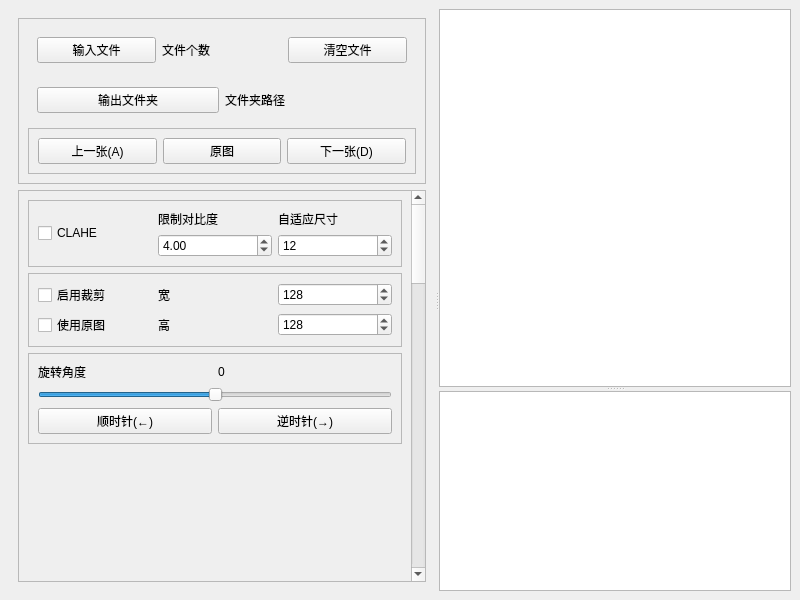
<?xml version="1.0" encoding="UTF-8"?>
<ui version="4.0">
 <class>MainWindow</class>
 <widget class="QMainWindow" name="MainWindow">
  <property name="geometry">
   <rect>
    <x>0</x>
    <y>0</y>
    <width>800</width>
    <height>600</height>
   </rect>
  </property>
  <property name="windowTitle">
   <string>图像处理工具</string>
  </property>
  <widget class="QWidget" name="centralwidget">
   <layout class="QGridLayout" name="gridLayout">
    <item row="0" column="0">
     <widget class="QSplitter" name="splitter_2">
      <property name="orientation">
       <enum>Qt::Horizontal</enum>
      </property>
      <widget class="QFrame" name="frame">
       <layout class="QVBoxLayout" name="verticalLayout_2">
        <item>
         <widget class="QFrame" name="frame">
          <property name="frameShape">
           <enum>QFrame::StyledPanel</enum>
          </property>
          <property name="frameShadow">
           <enum>QFrame::Raised</enum>
          </property>
          <layout class="QVBoxLayout" name="verticalLayout">
           <item>
            <widget class="QFrame" name="frame">
             <layout class="QHBoxLayout" name="horizontalLayout">
              <item>
               <widget class="QPushButton" name="btn_input">
                <property name="text">
                 <string>输入文件</string>
                </property>
               </widget>
              </item>
              <item>
               <widget class="QLabel" name="lb_input_nums">
                <property name="text">
                 <string>文件个数</string>
                </property>
               </widget>
              </item>
              <item>
               <widget class="QPushButton" name="btn_clearfiles">
                <property name="text">
                 <string>清空文件</string>
                </property>
               </widget>
              </item>
             </layout>
            </widget>
           </item>
           <item>
            <widget class="QFrame" name="frame">
             <layout class="QHBoxLayout" name="horizontalLayout_2">
              <item>
               <widget class="QPushButton" name="btn_output">
                <property name="text">
                 <string>输出文件夹</string>
                </property>
               </widget>
              </item>
              <item>
               <widget class="QLabel" name="lb_output_path">
                <property name="text">
                 <string>文件夹路径</string>
                </property>
               </widget>
              </item>
             </layout>
            </widget>
           </item>
           <item>
            <widget class="QFrame" name="frame_2">
             <property name="frameShape">
              <enum>QFrame::StyledPanel</enum>
             </property>
             <property name="frameShadow">
              <enum>QFrame::Raised</enum>
             </property>
             <layout class="QHBoxLayout" name="horizontalLayout_4">
              <item>
               <widget class="QPushButton" name="btn_last_image">
                <property name="text">
                 <string>上一张(A)</string>
                </property>
                <property name="shortcut">
                 <string>A</string>
                </property>
               </widget>
              </item>
              <item>
               <widget class="QPushButton" name="btn_origin">
                <property name="text">
                 <string>原图</string>
                </property>
               </widget>
              </item>
              <item>
               <widget class="QPushButton" name="btn_next_image">
                <property name="text">
                 <string>下一张(D)</string>
                </property>
                <property name="shortcut">
                 <string>D</string>
                </property>
               </widget>
              </item>
             </layout>
            </widget>
           </item>
          </layout>
         </widget>
        </item>
        <item>
         <widget class="QScrollArea" name="scrollArea">
          <property name="widgetResizable">
           <bool>true</bool>
          </property>
          <widget class="QWidget" name="scrollAreaWidgetContents">
           <property name="geometry">
            <rect>
             <x>0</x>
             <y>0</y>
             <width>385</width>
             <height>1800</height>
            </rect>
           </property>
           <property name="minimumSize">
            <size>
             <width>200</width>
             <height>1800</height>
            </size>
           </property>
           <layout class="QVBoxLayout" name="verticalLayout_3">
            <item>
             <widget class="QFrame" name="frame_3">
              <property name="frameShape">
               <enum>QFrame::StyledPanel</enum>
              </property>
              <property name="frameShadow">
               <enum>QFrame::Raised</enum>
              </property>
              <layout class="QGridLayout" name="gridLayout_4">
               <item row="0" column="3">
                <widget class="QLabel" name="label_2">
                 <property name="text">
                  <string>自适应尺寸</string>
                 </property>
                </widget>
               </item>
               <item row="0" column="1">
                <widget class="QLabel" name="label">
                 <property name="text">
                  <string>限制对比度</string>
                 </property>
                </widget>
               </item>
               <item row="1" column="1">
                <widget class="QDoubleSpinBox" name="CLAHE_clip">
                 <property name="value">
                  <double>4.000000000000000</double>
                 </property>
                </widget>
               </item>
               <item row="1" column="3">
                <widget class="QSpinBox" name="CLAHE_size">
                 <property name="value">
                  <number>12</number>
                 </property>
                </widget>
               </item>
               <item row="0" column="0" rowspan="2">
                <widget class="QCheckBox" name="checkBox_CLAHE">
                 <property name="text">
                  <string>CLAHE</string>
                 </property>
                </widget>
               </item>
              </layout>
             </widget>
            </item>
            <item>
             <widget class="QFrame" name="frame_4">
              <property name="frameShape">
               <enum>QFrame::StyledPanel</enum>
              </property>
              <property name="frameShadow">
               <enum>QFrame::Raised</enum>
              </property>
              <layout class="QGridLayout" name="gridLayout_5">
               <item row="1" column="1">
                <widget class="QLabel" name="label_4">
                 <property name="text">
                  <string>高</string>
                 </property>
                </widget>
               </item>
               <item row="0" column="0">
                <widget class="QCheckBox" name="checkBox_cut">
                 <property name="text">
                  <string>启用裁剪</string>
                 </property>
                </widget>
               </item>
               <item row="1" column="2">
                <widget class="QSpinBox" name="cut_height">
                 <property name="maximum">
                  <number>10000</number>
                 </property>
                 <property name="value">
                  <number>128</number>
                 </property>
                </widget>
               </item>
               <item row="1" column="0">
                <widget class="QCheckBox" name="checkBox_cut_origin">
                 <property name="text">
                  <string>使用原图</string>
                 </property>
                </widget>
               </item>
               <item row="0" column="1">
                <widget class="QLabel" name="label_3">
                 <property name="text">
                  <string>宽</string>
                 </property>
                </widget>
               </item>
               <item row="0" column="2">
                <widget class="QSpinBox" name="cut_width">
                 <property name="maximum">
                  <number>10000</number>
                 </property>
                 <property name="value">
                  <number>128</number>
                 </property>
                </widget>
               </item>
              </layout>
             </widget>
            </item>
            <item>
             <widget class="QFrame" name="frame_5">
              <property name="frameShape">
               <enum>QFrame::StyledPanel</enum>
              </property>
              <property name="frameShadow">
               <enum>QFrame::Raised</enum>
              </property>
              <layout class="QGridLayout" name="gridLayout_6">
               <item row="3" column="0" colspan="2">
                <widget class="QSlider" name="slider_rotate">
                 <property name="maximum">
                  <number>360</number>
                 </property>
                 <property name="value">
                  <number>180</number>
                 </property>
                 <property name="orientation">
                  <enum>Qt::Horizontal</enum>
                 </property>
                </widget>
               </item>
               <item row="1" column="0">
                <widget class="QLabel" name="label_5">
                 <property name="text">
                  <string>旋转角度</string>
                 </property>
                </widget>
               </item>
               <item row="1" column="1">
                <widget class="QLabel" name="rotate_angle">
                 <property name="text">
                  <string>0</string>
                 </property>
                </widget>
               </item>
               <item row="4" column="0">
                <widget class="QPushButton" name="btn_rotate_left">
                 <property name="text">
                  <string>顺时针(←)</string>
                 </property>
                 <property name="shortcut">
                  <string>Left</string>
                 </property>
                </widget>
               </item>
               <item row="4" column="1">
                <widget class="QPushButton" name="btn_rotate_right">
                 <property name="text">
                  <string>逆时针(→)</string>
                 </property>
                 <property name="shortcut">
                  <string>Right</string>
                 </property>
                </widget>
               </item>
              </layout>
             </widget>
            </item>
            <item>
             <spacer name="verticalSpacer">
              <property name="orientation">
               <enum>Qt::Vertical</enum>
              </property>
              <property name="sizeHint" stdset="0">
               <size>
                <width>20</width>
                <height>40</height>
               </size>
              </property>
             </spacer>
            </item>
           </layout>
          </widget>
         </widget>
        </item>
       </layout>
      </widget>
      <widget class="QSplitter" name="splitter">
       <property name="orientation">
        <enum>Qt::Vertical</enum>
       </property>
       <widget class="ImageViewer" name="view">
        <property name="minimumSize">
         <size>
          <width>0</width>
          <height>0</height>
         </size>
        </property>
       </widget>
       <widget class="QListWidget" name="lst_files">
        <property name="sizePolicy">
         <sizepolicy hsizetype="Preferred" vsizetype="Preferred">
          <horstretch>0</horstretch>
          <verstretch>0</verstretch>
         </sizepolicy>
        </property>
        <property name="minimumSize">
         <size>
          <width>0</width>
          <height>0</height>
         </size>
        </property>
        <property name="maximumSize">
         <size>
          <width>16777215</width>
          <height>200</height>
         </size>
        </property>
       </widget>
      </widget>
     </widget>
    </item>
   </layout>
  </widget>
 </widget>
 <customwidgets>
  <customwidget>
   <class>ImageViewer</class>
   <extends>QGraphicsView</extends>
   <header location="global">view</header>
  </customwidget>
 </customwidgets>
 <resources/>
 <connections/>
</ui>
